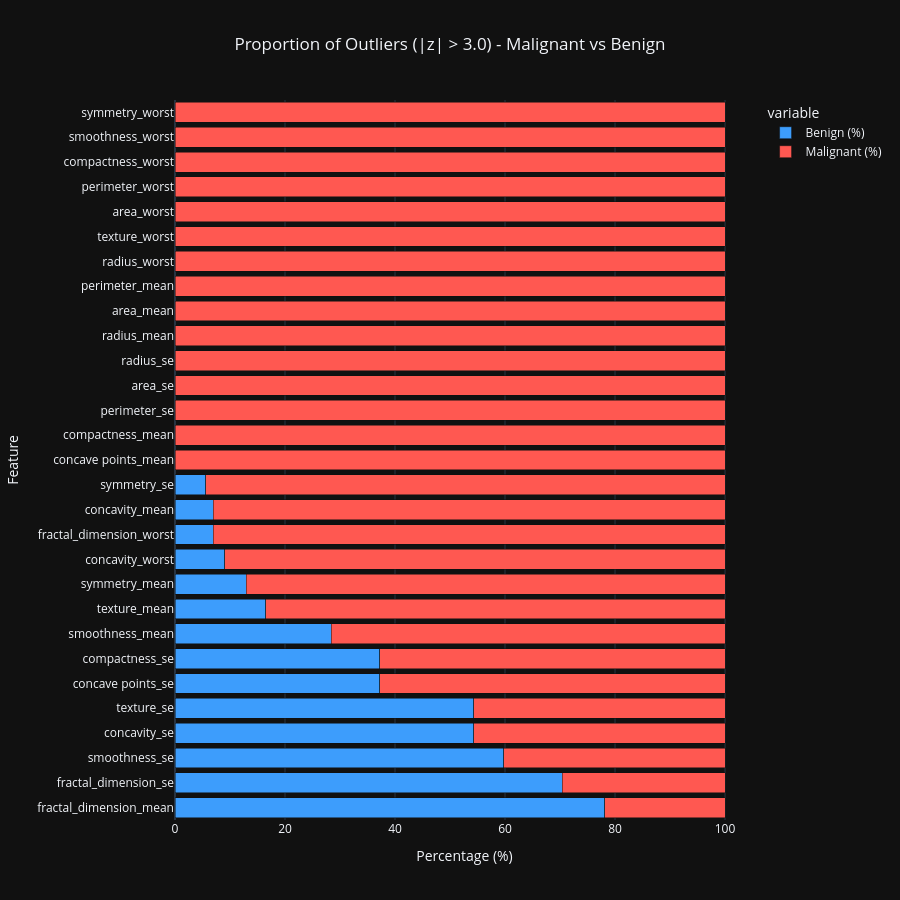

Here is the notebook cell this chart was saved with:
### Markdown cell above
## **Outlier Analysis**

In Breast Cancer classification outliers primarily reflect **natural biological variability** in cell morphology. Malignant tumors tend to produce more outliers due to their irregular and heterogeneous cell structure.

### Code cell
fig = plot_outlier_distribution(df, z=3.0)
fig.show()

### Figure 1 — Plotly figure (JSON) as saved in the notebook; plotly's stock layout.template omitted (floating-point values rounded to 4 significant figures)
{"data": [{"hovertemplate": "variable=Benign (%)<br>Percentage (%)=%{x}<br>Feature=%{y}<extra></extra>", "legendgroup": "Benign (%)", "marker": {"color": "#3d9dfc", "pattern": {"shape": ""}}, "name": "Benign (%)", "orientation": "h", "showlegend": true, "textposition": "auto", "type": "bar", "x": [78.08, 70.37, 59.75, 54.29, 54.29, 37.26, 37.26, 28.36, 16.52, 12.93, 9.006, 6.91, 6.91, 5.605, 0.0, 0.0, 0.0, 0.0, 0.0, 0.0, 0.0, 0.0, 0.0, 0.0, 0.0, 0.0, 0.0, 0.0, 0.0], "xaxis": "x", "y": ["fractal_dimension_mean", "fractal_dimension_se", "smoothness_se", "concavity_se", "texture_se", "concave points_se", "compactness_se", "smoothness_mean", "texture_mean", "symmetry_mean", "concavity_worst", "fractal_dimension_worst", "concavity_mean", "symmetry_se", "concave points_mean", "compactness_mean", "perimeter_se", "area_se", "radius_se", "radius_mean", "area_mean", "perimeter_mean", "radius_worst", "texture_worst", "area_worst", "perimeter_worst", "compactness_worst", "smoothness_worst", "symmetry_worst"], "yaxis": "y"}, {"hovertemplate": "variable=Malignant (%)<br>Percentage (%)=%{x}<br>Feature=%{y}<extra></extra>", "legendgroup": "Malignant (%)", "marker": {"color": "#FF5851", "pattern": {"shape": ""}}, "name": "Malignant (%)", "orientation": "h", "showlegend": true, "textposition": "auto", "type": "bar", "x": [21.92, 29.63, 40.25, 45.71, 45.71, 62.74, 62.74, 71.64, 83.48, 87.07, 90.99, 93.09, 93.09, 94.39, 100.0, 100.0, 100.0, 100.0, 100.0, 100.0, 100.0, 100.0, 100.0, 100.0, 100.0, 100.0, 100.0, 100.0, 100.0], "xaxis": "x", "y": ["fractal_dimension_mean", "fractal_dimension_se", "smoothness_se", "concavity_se", "texture_se", "concave points_se", "compactness_se", "smoothness_mean", "texture_mean", "symmetry_mean", "concavity_worst", "fractal_dimension_worst", "concavity_mean", "symmetry_se", "concave points_mean", "compactness_mean", "perimeter_se", "area_se", "radius_se", "radius_mean", "area_mean", "perimeter_mean", "radius_worst", "texture_worst", "area_worst", "perimeter_worst", "compactness_worst", "smoothness_worst", "symmetry_worst"], "yaxis": "y"}], "layout": {"barmode": "stack", "height": 900, "legend": {"title": {"text": "variable"}, "tracegroupgap": 0}, "title": {"text": "Proportion of Outliers (|z| > 3.0) - Malignant vs Benign", "x": 0.5}, "xaxis": {"anchor": "y", "domain": [0, 1], "title": {"text": "Percentage (%)"}}, "yaxis": {"anchor": "x", "domain": [0, 1], "title": {"text": "Feature"}}}}
